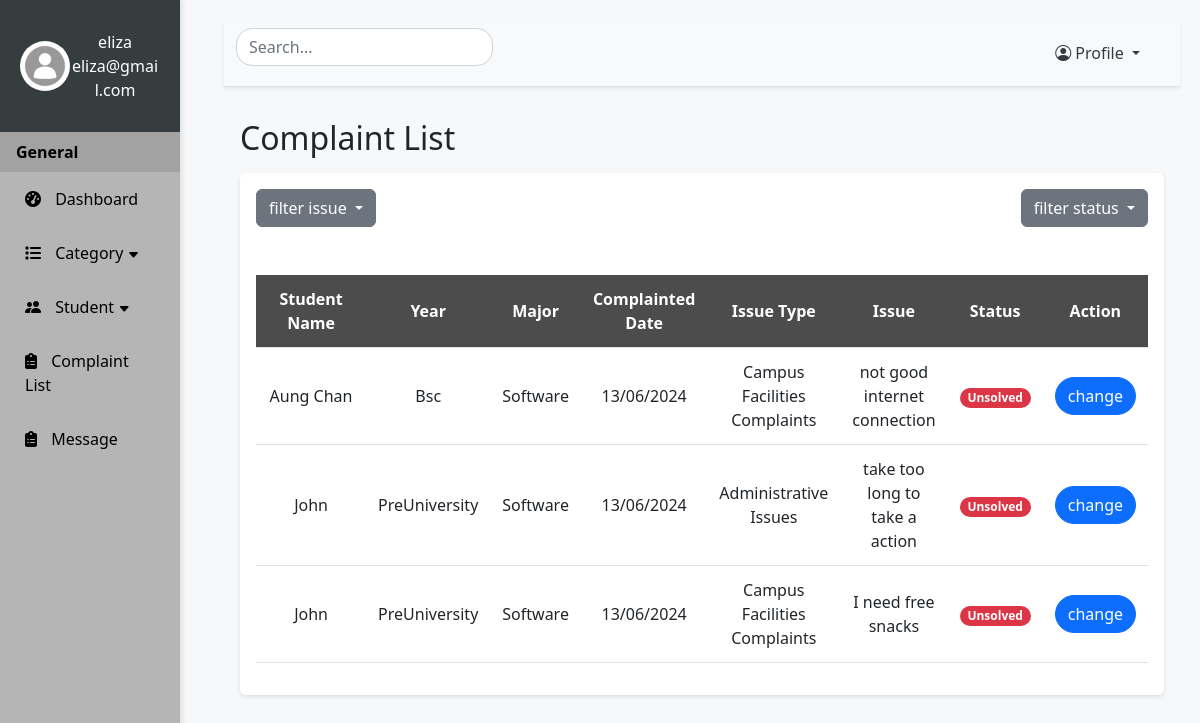
/viewComplaints (signed in), run on an earlier commit of the app's database.
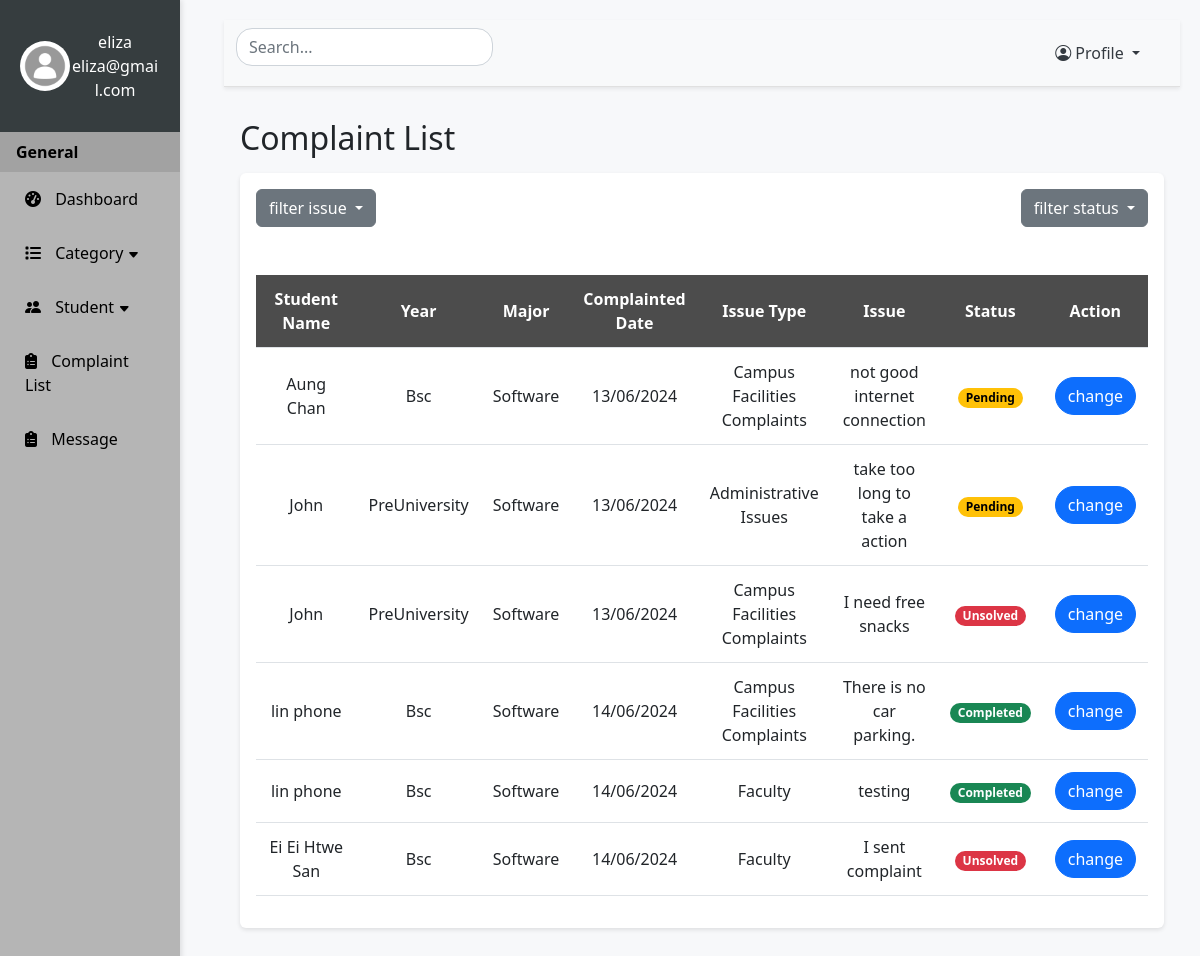
And on a later commit of the database.
### website/models.py (models this page shows)
class Student(db.Model):
    id = db.Column(db.Integer, primary_key=True)
    student_name = db.Column(db.String(255), nullable=False)
    student_email = db.Column(db.String(255), nullable=False)
    student_password = db.Column(db.String(255), nullable=False)
    student_image = db.Column(db.String(255), nullable=False)
    student_year = db.Column(db.String(255), nullable=False)
    student_major = db.Column(db.String(255), nullable=False)
    student_phone = db.Column(db.String(255), nullable=False)
    complaints = db.relationship('Complaints')

class Complaints(db.Model):
    id = db.Column(db.Integer, primary_key=True)
    complaint_letter = db.Column(db.Text, nullable=False)
    date = db.Column(db.String(255), nullable=False)
    status = db.Column(db.String(255), nullable=False)
    student_id = db.Column(db.Integer, db.ForeignKey("student.id"))
    category_id = db.Column(db.Integer, db.ForeignKey("category.id"))

class Category(db.Model):
    id = db.Column(db.Integer, primary_key=True)
    cat_name = db.Column(db.String(255), nullable=False)
    cat_description = db.Column(db.String(255), nullable=False)
    cat_image = db.Column(db.String(255), nullable=False)
    complaints = db.relationship('Complaints')

### app.py (the view)
@app.route('/viewComplaints', methods=['GET', 'POST'])
def viewComplaints():
    if 'admin_id' not in session:
        return redirect(url_for('SignIn'))
    else:
        return viewcomplaints()

### website/adminfeatures.py (called while the page is built)
def viewcomplaints():
    complaints = Complaints.query.all()
    count = len(complaints)
    allstudents = Student.query.all()
    allcategories = Category.query.all()
    students = {student.id: {'name': student.student_name, 'year': student.student_year,
                             'major': student.student_major} for student in allstudents}
    categories = {category.id: category.cat_name for category in allcategories}
    return render_template("admincomplaint.html", complaints=complaints, students=students, categories=categories, allcategories=allcategories, count=count)

### website/templates/admincomplaint.html (shortened to what this page needs)
{% extends "adminlayout.html" %} {% block title %}Complaint Page{% endblock%}
{% block content %}
<h2 class="my-3">Complaint List</h2>
  <div class="p-3 mb-5 rounded table-responsive">
    <div class="d-flex justify-content-between mb-5">
      <div class="dropdown">
        <button class="btn btn-secondary dropdown-toggle" type="button" data-bs-toggle="dropdown" aria-expanded="false">
          filter issue
        </button>
      </div>
      <div class="dropdown">
        <button class="btn btn-secondary dropdown-toggle" type="button" data-bs-toggle="dropdown" aria-expanded="false">
          filter status
        </button>
      </div>
    </div>
    <table class="table align-middle">
        <thead>
            <tr>
              <th>Student Name</th>
              <th> Year</th>
              <th> Major</th>
              <th>Complainted Date</th>
              <th>Issue Type</th>
              <th>Issue</th>
              <th>Status</th>
              <th>Action</th>
            </tr>
        </thead>
        <tbody id="search-table-body">
          {% if count == 0 %}
            <tr>
              <td colspan="8"><h5 style="color: grey">There is no data ...</h5></td>
            </tr>
          {% else %}
            {% for complaint in complaints: %}
            <tr>
              <td class="searchedvalue">{{ students[complaint.student_id]['name'] }}</td>
              <td class="searchedvalue">{{ students[complaint.student_id]['year']}}</td>
              <td class="searchedvalue">{{ students[complaint.student_id]['major']}}</td>
              <td>{{ complaint.date }}</td>
              <td class="searchedvalue" >{{ categories[complaint.category_id] }}</td>
              <td>{{ complaint.complaint_letter}}</td>
              <td>
                <small {% if complaint.status== 'Unsolved' %} class="badge text-bg-danger rounded-5"
                {% elif complaint.status== 'Pending' %} class="badge text-bg-warning rounded-5"
                {% elif complaint.status== 'Completed' %} class="badge text-bg-success rounded-5" {% endif %}>
                {{ complaint.status }}
                </small>
              </td>
              <td><a class="btn btn-primary rounded-5" onclick="changeState({{complaint.id}})">change</a></td>
            </tr>
            {% endfor %}
          {% endif %}
        </tbody>
    </table>
  </div>
{% endblock %}

What changed in the data, as far as the page shows it:
changed Complaints "not good internet connection": status "Unsolved" → "Pending"
changed Complaints "take too long to take a action": status "Unsolved" → "Pending"
added Complaints: date "14/06/2024", {{ categories[complaint.category_id] }} "Campus Facilities Complaints", complaint_letter "There is no car parking.", status "Completed"
added Student: student_name "lin phone", student_year "Bsc", student_major "Software"
added Complaints: date "14/06/2024", complaint_letter "testing", status "Completed"
now on this page (row unchanged): Category: cat_name "Faculty"
added Complaints: date "14/06/2024", complaint_letter "I sent complaint", status "Unsolved"
added Student: student_name "Ei Ei Htwe San", student_year "Bsc", student_major "Software"
